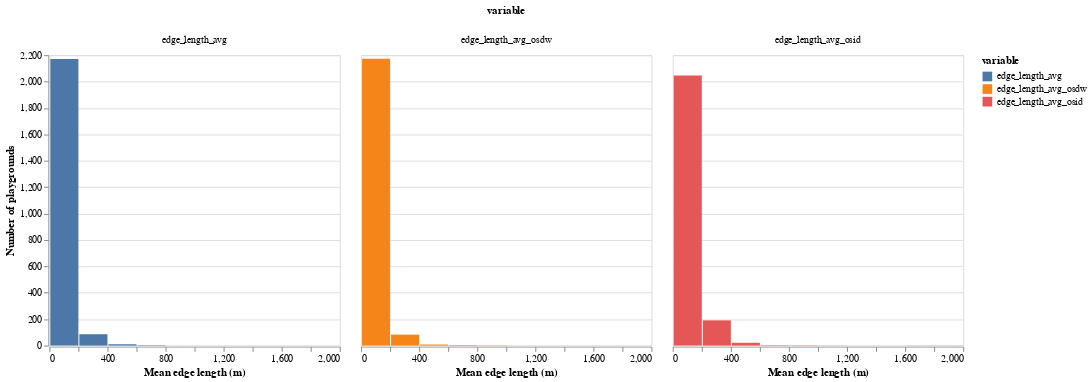

The notebook cell saved with this chart:
### Code cell
# Visualizing the mean edge length in the graph, in meters

plot_street_networks(['edge_length_avg',
                      'edge_length_avg_osdw',
                      'edge_length_avg_osid'], 'Mean edge length (m)')

### Figure 1 — Vega-Lite specification as saved in the notebook (floating-point values rounded to 4 significant figures; data arrays with more than 128 entries replaced by an {"elided": "..."} marker saying what was removed)
{"config": {"view": {"continuousWidth": 400, "continuousHeight": 300}}, "data": {"name": "data-df967af2a66ec541778174bf1ec2c310"}, "facet": {"column": {"type": "nominal", "field": "variable"}}, "spec": {"mark": "bar", "encoding": {"color": {"type": "nominal", "field": "variable"}, "x": {"type": "quantitative", "bin": true, "field": "value", "title": "Mean edge length (m)"}, "y": {"type": "quantitative", "aggregate": "count", "title": "Number of playgrounds"}}, "width": 300}, "$schema": "https://vega.github.io/schema/vega-lite/v4.8.1.json", "datasets": {"data-df967af2a66ec541778174bf1ec2c310": {"elided": "7518 records"}}}
